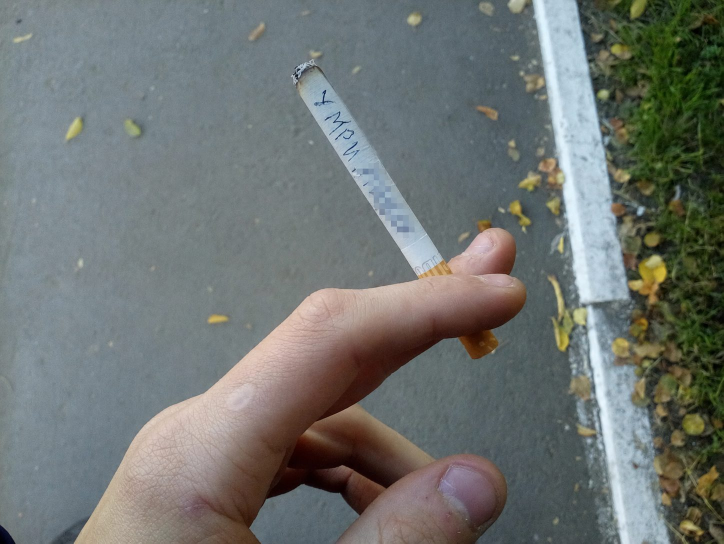
#> input picture assets/assets/creativity/23/die-asshole.jpg, 1447 x 1087 px (shown at 1/2 size); its folder holds only this picture in this run
$ python dither-images.py
#> lines starting #> are read from the running program, lines starting #| are printed output that depends on the picture
#!/usr/bin/env python3
"""Build the dithered derivatives of every published image.

    scripts/dither-images.py

The pipeline:

    source image
        ↓ dominant, meaningful hue
        ↓ nearest muted hue family of the system
        ↓ fixed luminance ladder
        ↓ five-tone palette
        ↓ ordered dithering (Bayer 8×8)

What is fixed: the algorithm, the number of tones, the saturation ceiling, the
darkest and lightest ends of the ladder, and the contrast behaviour. What varies
per image is the hue family alone — that is what "adaptive hue from image"
means, as opposed to one hardcoded duotone for the whole site.

Dithering is resolution-bound: the pattern is made of single pixels, so
resampling it turns texture into mud. Each rung of the responsive ladder is
therefore dithered from the source separately, never derived from another rung.
That is also why the derivatives are palette PNG and never go through Hugo's
WebP conversion — lossy compression of a dither pattern is the same mistake in
another form.

Every image is classified as a photograph or a graphic: screenshots,
diagrams, charts and QR codes live on flat colour fields, which is measurable
rather than a matter of taste. `image_style: auto` dithers photographs and
leaves graphics alone; the classification is recorded in the manifest so a
material can disagree with it explicitly.

Runs by hand, like scripts/fetch-lastfm.py: the output is committed, so a build
never depends on Pillow. Re-running it only touches images whose source has
changed. `scripts/check-dither-contract.py` is the gate that catches a source
replaced without a re-run, and needs no image library to do it.
"""

from __future__ import annotations

import argparse
import colorsys
import hashlib
import json
import math
from pathlib import Path

from PIL import Image

ROOT = Path(__file__).resolve().parent.parent
ASSETS = ROOT / "assets"
SOURCE_DIR = ASSETS / "assets"
MANIFEST = ROOT / "data" / "dither.json"

# The same ladders the layouts publish photographs at: the article column in
# layouts/_markup/render-image.html, the identity panel in layouts/home.html.
WIDTHS = [400, 600, 800, 1200]
PORTRAIT_WIDTHS = [320, 640, 848]

# The tokens of the treatment. Every image on the site is dithered onto five
# tones at these lightnesses and this saturation; the only thing an image
# chooses for itself is which hue those tones are built from. Handpicking each
# family separately is exactly what this replaces — it let saturation drift
# between families, so two photographs treated "the same way" were not.
#
# The ladder stops short of both ends: pure black would fill the dark half of a
# photograph with a hole, and pure white would glare out of a dark page.
TONES = 5
LIGHTNESS = [0.04, 0.16, 0.32, 0.53, 0.82]
SATURATION = 0.28
NEUTRAL_SATURATION = 0.05

# Hue families, as fractions of the colour wheel. `neutral` is not a hue: it is
# what an image gets when it has no colour worth following.
FAMILY_HUE = {"sky": 0.58, "forest": 0.33, "warm": 0.97, "amber": 0.10}


def palette(family: str) -> list[tuple[int, int, int]]:
    hue = FAMILY_HUE.get(family, 0.58)
    saturation = NEUTRAL_SATURATION if family == "neutral" else SATURATION
    return [
        tuple(round(channel * 255) for channel in colorsys.hls_to_rgb(hue, lightness, saturation))
        for lightness in LIGHTNESS
    ]


BAYER_8 = [
    [0, 32, 8, 40, 2, 34, 10, 42],
    [48, 16, 56, 24, 50, 18, 58, 26],
    [12, 44, 4, 36, 14, 46, 6, 38],
    [60, 28, 52, 20, 62, 30, 54, 22],
    [3, 35, 11, 43, 1, 33, 9, 41],
    [51, 19, 59, 27, 49, 17, 57, 25],
    [15, 47, 7, 39, 13, 45, 5, 37],
    [63, 31, 55, 23, 61, 29, 53, 21],
]


def pixels_of(image: Image.Image, size: int = 128) -> list[tuple[int, int, int]]:
    """A square sample of the image, resampled without inventing colours.

    Nearest-neighbour matters for classify(): any smooth filter blends new
    intermediate values into a flat graphic and makes it look photographic.
    """
    small = image.convert("RGB").resize((size, size), Image.NEAREST)
    data = small.load()
    return [data[x, y] for y in range(size) for x in range(size)]


def pick_family(sample: list[tuple[int, int, int]]) -> str:
    """The hue family the image itself asks for.

    Pixels too grey, too dark or too blown out to carry a hue are ignored:
    averaging them in pulls every photograph towards the same muddy middle.
    """
    x = y = saturation_sum = 0.0
    counted = 0
    for r, g, b in sample:
        h, lightness, s = colorsys.rgb_to_hls(r / 255, g / 255, b / 255)
        if s < 0.18 or lightness < 0.08 or lightness > 0.94:
            continue
        angle = h * 2 * math.pi
        x += s * math.cos(angle)
        y += s * math.sin(angle)
        saturation_sum += s
        counted += 1

    if counted < len(sample) // 16:
        return "neutral"
    if saturation_sum / counted < 0.2:
        return "neutral"

    hue = (math.atan2(y, x) / (2 * math.pi)) % 1.0
    best, best_distance = "neutral", 1.0
    for name, family_hue in FAMILY_HUE.items():
        distance = abs(hue - family_hue)
        distance = min(distance, 1 - distance)
        if distance < best_distance:
            best, best_distance = name, distance
    return best


def classify(sample: list[tuple[int, int, int]]) -> str:
    """photo or graphic, by how flat the image's colour field is.

    A screenshot, a diagram, a chart or a QR code is built from a handful of
    exact colours covering large areas. A photograph is a cloud of near-unique
    values, because sensors and JPEG both add noise everywhere. Counting exact
    colours separates the two without asking anyone to label images by hand.

    Measured on this corpus: photographs hold 2800-12000 distinct colours in a
    128x128 sample with the eight commonest covering 1-23% of it; a chart holds
    2 colours and a screenshot 61, both above 97%. Nothing sits near the line.
    Two tests rather than one, because a JPEG screenshot picks up noise and
    passes the first while its flat background still fails the second.
    """
    counts: dict[tuple[int, int, int], int] = {}
    for pixel in sample:
        counts[pixel] = counts.get(pixel, 0) + 1
    top = sum(sorted(counts.values(), reverse=True)[:8]) / len(sample)
    return "graphic" if len(counts) < 1000 or top > 0.5 else "photo"


def dither(image: Image.Image, width: int, tones: list[tuple[int, int, int]]) -> Image.Image:
    """Ordered dithering of the source onto the family's luminance ladder."""
    grey = image.convert("L")
    if grey.width != width:
        height = max(1, round(grey.height * width / grey.width))
        grey = grey.resize((width, height), Image.LANCZOS)

    source = grey.load()
    out = Image.new("P", grey.size)
    flat: list[int] = []
    for colour in tones:
        flat.extend(colour)
    flat.extend([0] * (768 - len(flat)))
    out.putpalette(flat)
    target = out.load()

    levels = len(tones) - 1
    for y in range(grey.height):
        row = BAYER_8[y % 8]
        for x in range(grey.width):
            threshold = (row[x % 8] + 0.5) / 64 - 0.5
            value = source[x, y] / 255 * levels + threshold
            target[x, y] = min(levels, max(0, int(round(value))))
    return out


def sources() -> list[tuple[Path, list[int], bool]]:
    """Every image to dither, with the shape the layout asks it for.

    Body images take the article ladder untouched. The portrait is its own
    case: the home layout crops it square and publishes a different ladder, and
    a derivative has to match the file it replaces — a landscape dither behind
    a square frame would be cropped twice, once here and once by the browser.
    """
    found = [
        (path, WIDTHS, False)
        for path in sorted(SOURCE_DIR.rglob("*"))
        if path.suffix.lower() in {".jpg", ".jpeg", ".png"} and ".dither-" not in path.name
    ]
    portrait = ASSETS / "avatar.jpg"
    if portrait.exists():
        found.append((portrait, PORTRAIT_WIDTHS, True))
    return found


def public_path(source: Path) -> str:
    """The address the image is published at — how content refers to it."""
    return "/" + str(source.relative_to(ASSETS))


def digest(path: Path) -> str:
    return hashlib.sha256(path.read_bytes()).hexdigest()[:16]


def square(image: Image.Image) -> Image.Image:
    side = min(image.width, image.height)
    left = (image.width - side) // 2
    top = (image.height - side) // 2
    return image.crop((left, top, left + side, top + side))


def build(source: Path, widths: list[int], crop_square: bool) -> dict:
    """Dither one source into every rung the layout asks for.

    The source digest goes into each file name on purpose: these derivatives
    are served with a year of `immutable`, which is only honest when replacing
    the photograph replaces the address too. Without it a new portrait would
    stay invisible to everyone who had seen the old one.
    """
    fingerprint = digest(source)
    with Image.open(source) as opened:
        image = square(opened) if crop_square else opened
        sample = pixels_of(image)
        family = pick_family(sample)
        kind = classify(sample)
        wanted = [w for w in widths if w <= image.width] or [image.width]
        variants = []
        for width in wanted:
            out = dither(image, width, palette(family))
            target = source.with_name(f"{source.stem}.dither-{width}.{fingerprint}.png")
            out.save(target, optimize=True)
            variants.append(
                {
                    "width": out.width,
                    "height": out.height,
                    "path": str(target.relative_to(ASSETS)),
                }
            )
    return {"source": fingerprint, "family": family, "kind": kind, "variants": variants}


def main() -> int:
    argparse.ArgumentParser(description="Dither published images.").parse_args()

    manifest = json.loads(MANIFEST.read_text(encoding="utf-8")) if MANIFEST.exists() else {}
    updated: dict[str, dict] = {}

    for source, widths, crop_square in sources():
        key = public_path(source)
        known = manifest.get(key)
        current = known is not None and known.get("source") == digest(source)
        if current:
            current = all((ASSETS / v["path"]).exists() for v in known["variants"])
        if current:
            updated[key] = known
            continue

        updated[key] = build(source, widths, crop_square)
#> in build, opened is the input picture: PIL image 1447x1087 RGB; mean R, G, B 111.2, 116.1, 113.3
#> in pixels_of, `small = image.convert("RGB").resize((size, size), Image.NEAREST)`:
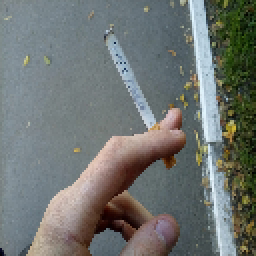
#> small: PIL image 128x128 RGB (shown 2 times larger); mean R, G, B 111.2, 116, 113.3
#> in build, `sample = pixels_of(image)`: sample = 16384 items, first 6: (119, 131, 131), (124, 129, 132), (128, 138, 139), (131, 141, 143), (128, 137, 142), (134, 144, 145)
#> the loop in pick_family, `for r, g, b in sample:` made 16384 passes
#> (r, g, b, h, lightness, s) on passes 1 to 3: (119, 131, 131, 0.5, 0.49, 0.048), (124, 129, 132, 0.563, 0.502, 0.0315), (128, 138, 139, 0.515, 0.524, 0.0453)
#> after the loop in pick_family, `for r, g, b in sample:`: counted = 4252; saturation_sum = 1511.2; x = 368; y = 633.1
#> in pick_family, `hue = (math.atan2(y, x) / (2 * math.pi)) % 1.0`: hue = 0.166
#> the loop in pick_family, `for name, family_hue in FAMILY_HUE.items():` made 4 passes
#> (distance, best, best_distance) on passes 1, 2, 4: (0.414, 'sky', 0.414), (0.164, 'forest', 0.164), (0.0662, 'amber', 0.0662)
#> distance on pass 3: 0.196
#> after the loop in pick_family, `for name, family_hue in FAMILY_HUE.items():`: best_distance = 0.0662
#> in build, `family = pick_family(sample)`: family = 'amber'
#> the loop in classify, `for pixel in sample:` made 16384 passes
#> after the loop in classify, `for pixel in sample:`: counts = 7662 items
#> in classify, `top = sum(sorted(counts.values(), reverse=True)[:8]) / len(sample)`: top = 0.0278
#> in build, `kind = classify(sample)`: kind = 'photo'
#> the loop in build, `for width in wanted:` made 4 passes
#> pass 1, in dither, `grey = image.convert("L")`:
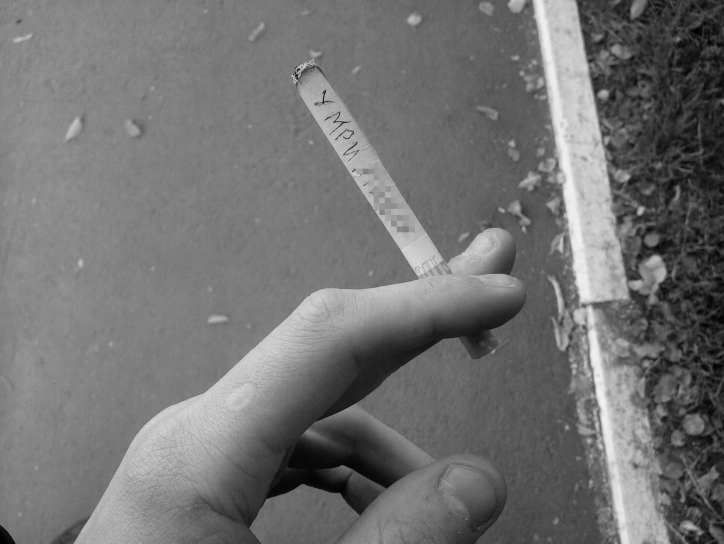
#> grey: PIL image 1447x1087 L (shown at 1/2 size); min 0, max 244, mean 114.3
#> pass 1, in dither, `grey = grey.resize((width, height), Image.LANCZOS)`:
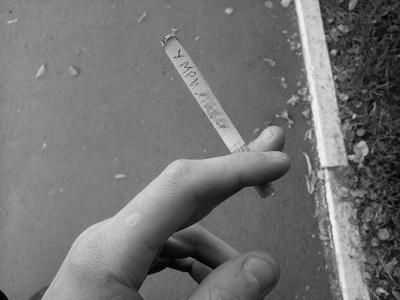
#> grey: PIL image 400x300 L; min 0, max 243, mean 114.3
#> pass 1, in build, `out = dither(image, width, palette(family))`:
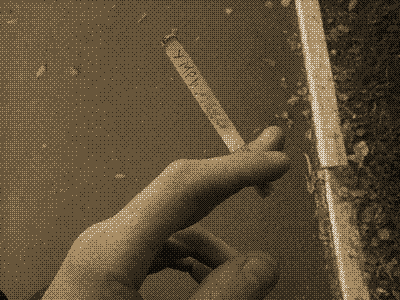
#> out: PIL image 400x300 P; mean R, G, B 95.5, 79.5, 55.5
#> after the loop in build, `for width in wanted:`:
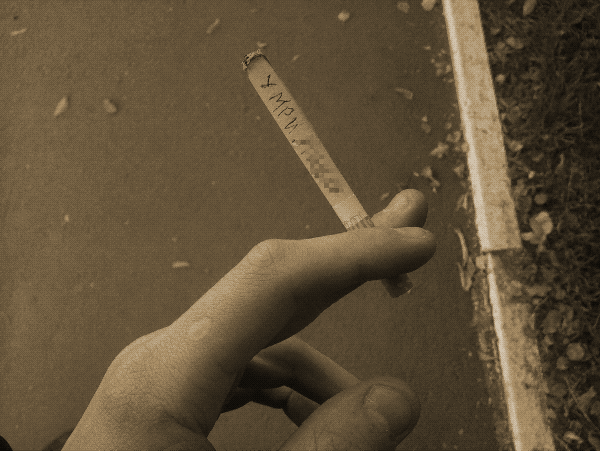
#> out: PIL image 1200x901 P (shown at 1/2 size); mean R, G, B 95.4, 79.5, 55.6
#> after the loop in build, `for width in wanted:`: variants = 4 items
        print(f"{key}: {updated[key]['family']}, {updated[key]['kind']}")
#| /assets/creativity/23/die-asshole.jpg: amber, photo
#> pass 2 of the loop in main, `for source, widths, crop_square in sources():`:
#> current = False
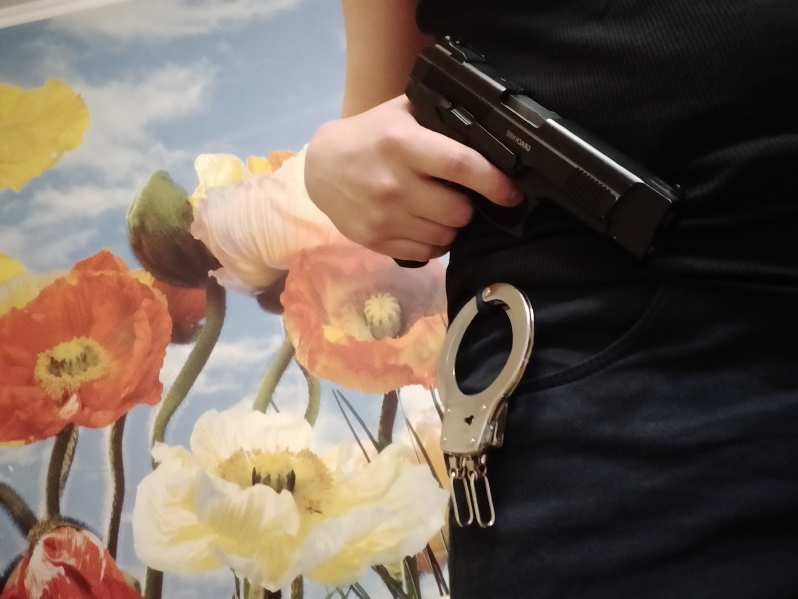
#> input picture assets/assets/creativity/humility-and-open-mindedness/man-with-gun.jpg, 1596 x 1197 px (shown at 1/2 size)
#> in build, opened is the input picture: PIL image 1596x1197 RGB; mean R, G, B 113.5, 97.9, 86.6
#> in pixels_of (call 2), `small = image.convert("RGB").resize((size, size), Image.NEAREST)`:
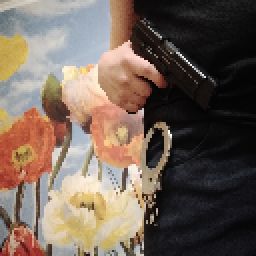
#> small: PIL image 128x128 RGB (shown 2 times larger); mean R, G, B 113.5, 98, 86.7
#> sample = 16384 items, first 6: (149, 142, 124), (148, 139, 122), (157, 148, 133), (162, 155, 137), (170, 163, 147), (182, 175, 159)
#> the loop in pick_family (call 2), `for r, g, b in sample:` made 16384 passes
#> (r, g, b, h, lightness, s) on passes 1 to 3: (149, 142, 124, 0.12, 0.535, 0.105), (148, 139, 122, 0.109, 0.529, 0.108), (157, 148, 133, 0.104, 0.569, 0.109)
#> the loop in pick_family (call 2), `for name, family_hue in FAMILY_HUE.items():` made 4 passes
#> (distance, best, best_distance) on passes 1 to 4: (0.495, 'sky', 0.495), (0.255, 'forest', 0.255), (0.105, 'warm', 0.105), (0.0254, 'amber', 0.0254)
#> the loop in classify (call 2), `for pixel in sample:` made 16384 passes
#> after the loop in build (call 2), `for width in wanted:`:
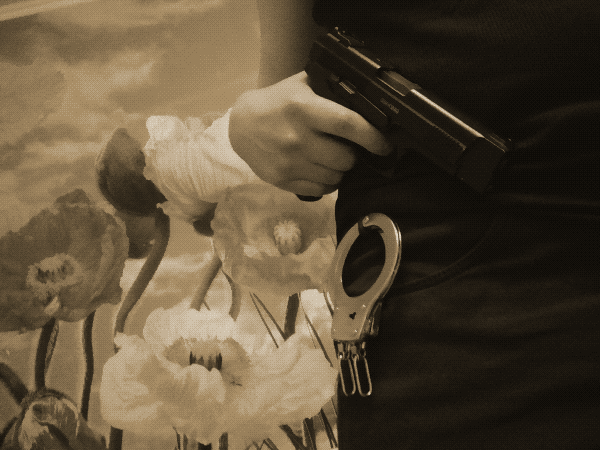
#> out: PIL image 1200x900 P (shown at 1/2 size); mean R, G, B 90.9, 77.1, 56
#| /assets/creativity/humility-and-open-mindedness/man-with-gun.jpg: amber, photo
#> pass 3 of the loop in main, `for source, widths, crop_square in sources():`:
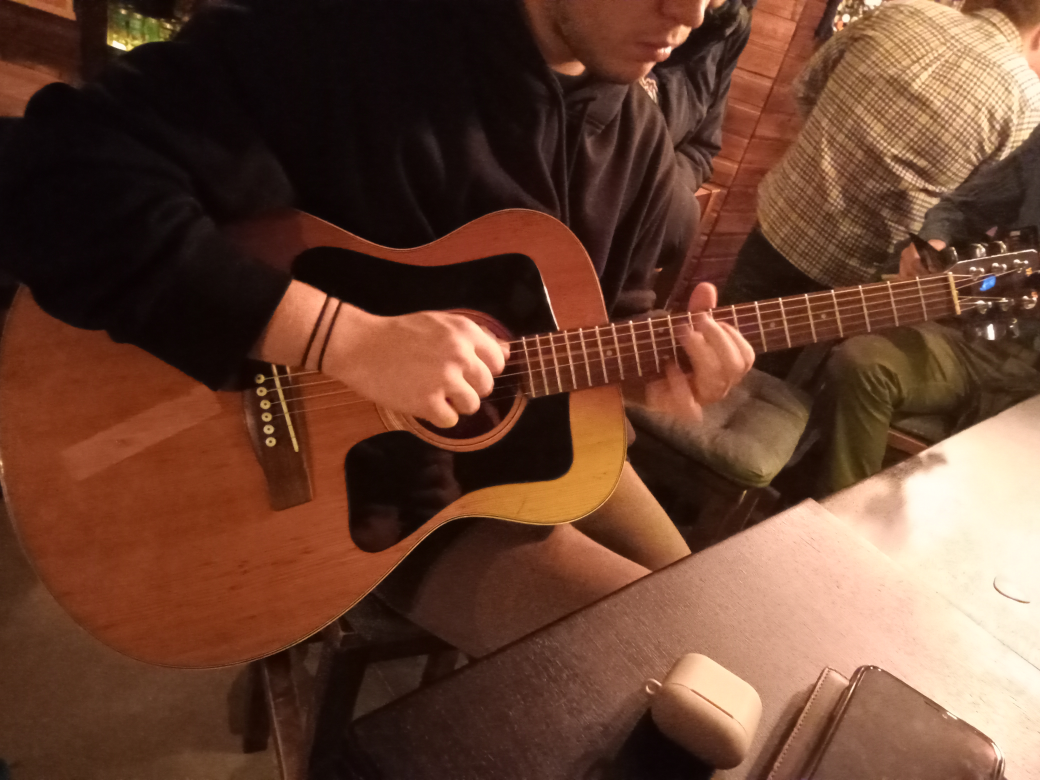
#> input picture assets/assets/creativity/regular-visitor/mattew-with-yamaha-46yo.jpg, 4160 x 3120 px (shown at 1/4 size)
#> in build, opened is the input picture: PIL image 4160x3120 RGB; mean R, G, B 105, 67.6, 49.9
#> in pixels_of (call 3), `small = image.convert("RGB").resize((size, size), Image.NEAREST)`:
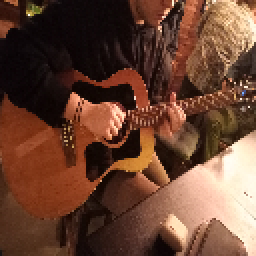
#> small: PIL image 128x128 RGB (shown 2 times larger); mean R, G, B 105, 67.6, 49.9
#> sample = 16384 items, first 6: (45, 15, 7), (51, 17, 8), (124, 70, 34), (180, 112, 67), (173, 99, 62), (168, 92, 60)
#> after the loop in build (call 3), `for width in wanted:`:
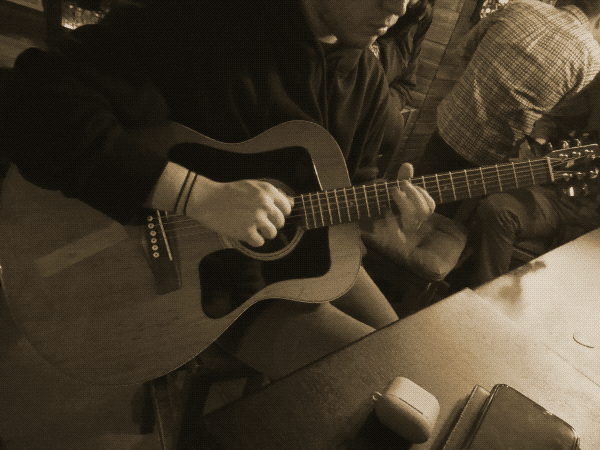
#> out: PIL image 1200x900 P (shown at 1/2 size); mean R, G, B 67.9, 58, 42.6
#| /assets/creativity/regular-visitor/mattew-with-yamaha-46yo.jpg: amber, photo

    for stale in sorted(ASSETS.rglob("*.dither-*.png")):
        if not any(ASSETS / v["path"] == stale for e in updated.values() for v in e["variants"]):
            stale.unlink()
            print(f"{stale.relative_to(ROOT)}: удалён, исходника больше нет")

    MANIFEST.write_text(json.dumps(updated, ensure_ascii=False, indent=2) + "\n", encoding="utf-8")
    return 0


if __name__ == "__main__":
    raise SystemExit(main())
#> (the program exits here)
